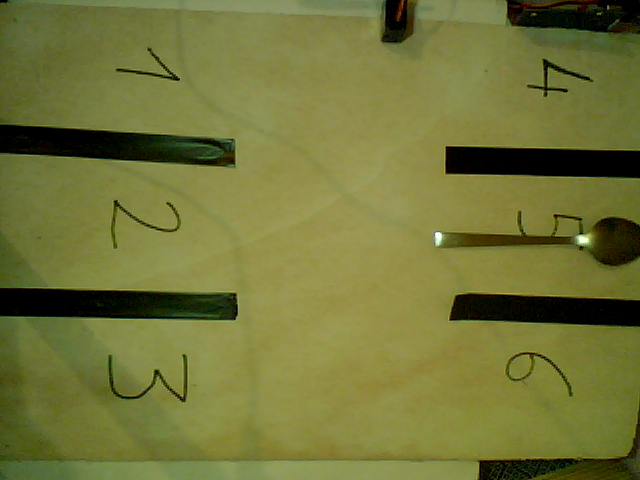
#> input picture process_img.png, 640 x 480 px
$ python test_naser-1.py
#> lines starting #> are read from the running program, lines starting #| are printed output that depends on the picture; after the words box and inside, x2 and y2 are one past the last pixel; in counts of white or black regions, pixels touching at a corner belong together
import cv2
import numpy as np

# Let's load a simple image with 3 black squares
image = cv2.imread('process_img.png')
#> image is the input picture: shape (480, 640, 3); mean B, G, R 56.5, 116.9, 114.3
cv2.waitKey(0)

# Grayscale
gray = cv2.cvtColor(image, cv2.COLOR_BGR2GRAY)
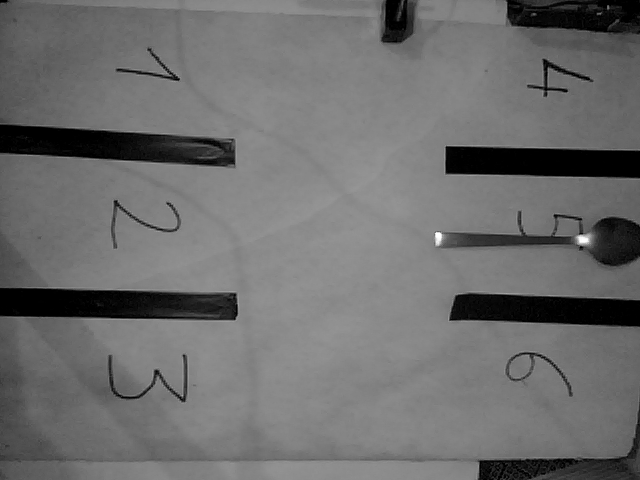
#> gray: shape (480, 640); min 0, max 255, mean 109.3

# Find Canny edges
edged = cv2.Canny(gray, 30, 200)
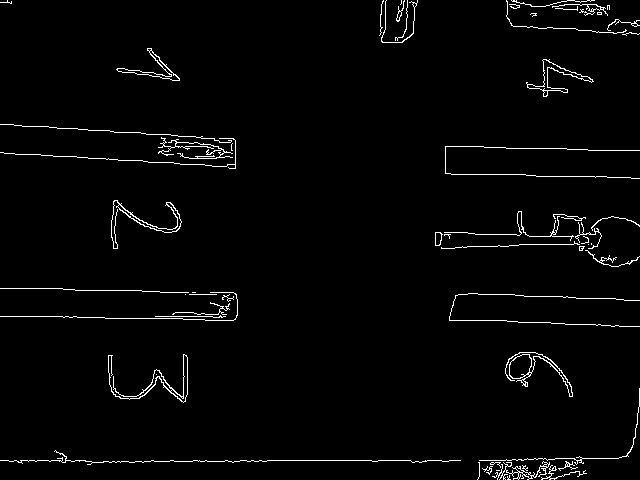
#> edged: shape (480, 640); 2.3% white in thin lines or dots
cv2.waitKey(0)

# Finding Contours
# Use a copy of the image e.g. edged.copy()
# since findContours alters the image
contours, hierarchy = cv2.findContours(edged,
    cv2.RETR_EXTERNAL, cv2.CHAIN_APPROX_NONE)
#> contours = 59 contours, 44 with area under 20; largest, box (x1, y1, x2, y2) and area: (505, 352, 573, 397) 510, (526, 59, 594, 97) 440, (111, 200, 182, 249) 328, (116, 48, 180, 81) 310, (108, 354, 188, 403) 295

cv2.imshow('Canny Edges After Contouring', edged)
cv2.waitKey(0)

# [9 lines of commented-out code are left out]

$ run again, with process.png copied over process_img.png
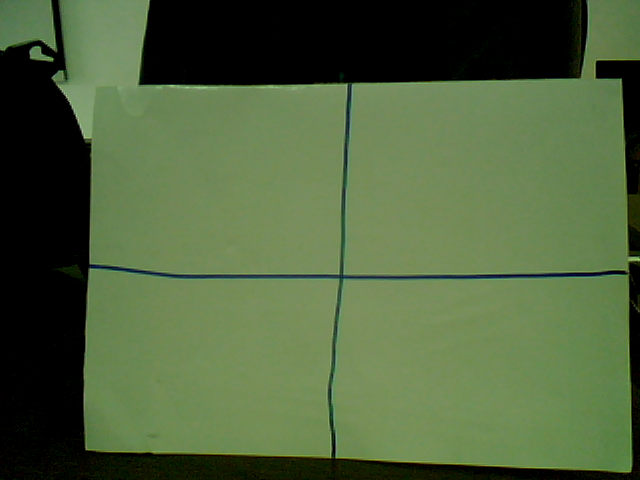
#> input picture process.png, 640 x 480 px
#> image is the input picture: shape (480, 640, 3); mean B, G, R 60.9, 97.8, 78.8
#> `gray = cv2.cvtColor(image, cv2.COLOR_BGR2GRAY)`:
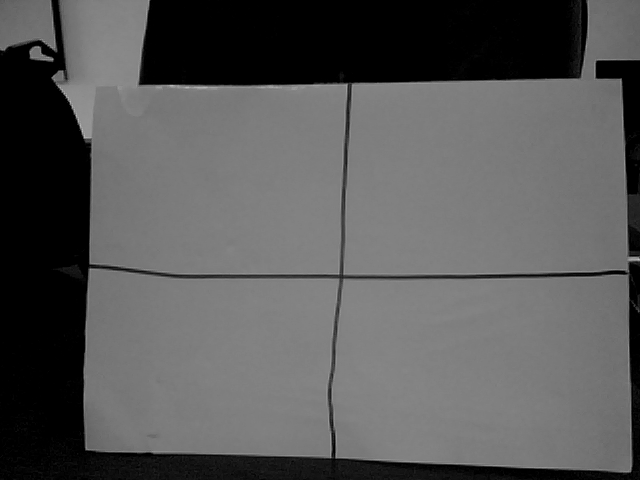
#> gray: shape (480, 640); min 0, max 191, mean 87.9
#> `edged = cv2.Canny(gray, 30, 200)`:
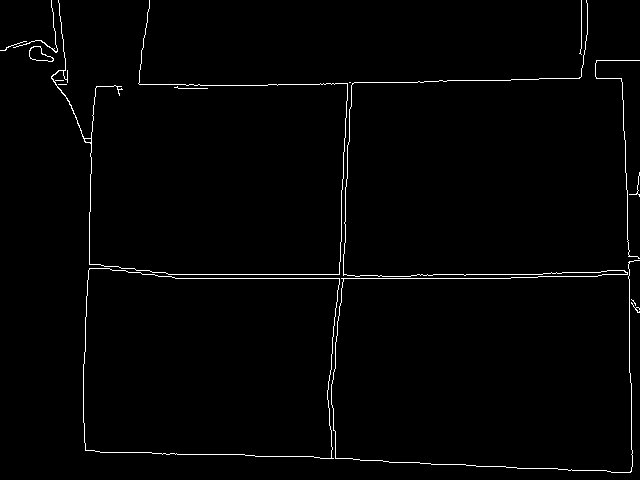
#> edged: shape (480, 640); 1.5% white in thin lines or dots
#> contours = 14 contours, 11 with area under 20; largest, box (x1, y1, x2, y2) and area: (83, 268, 340, 459) 44084, (29, 46, 54, 62) 212, (51, 0, 348, 275) 72
